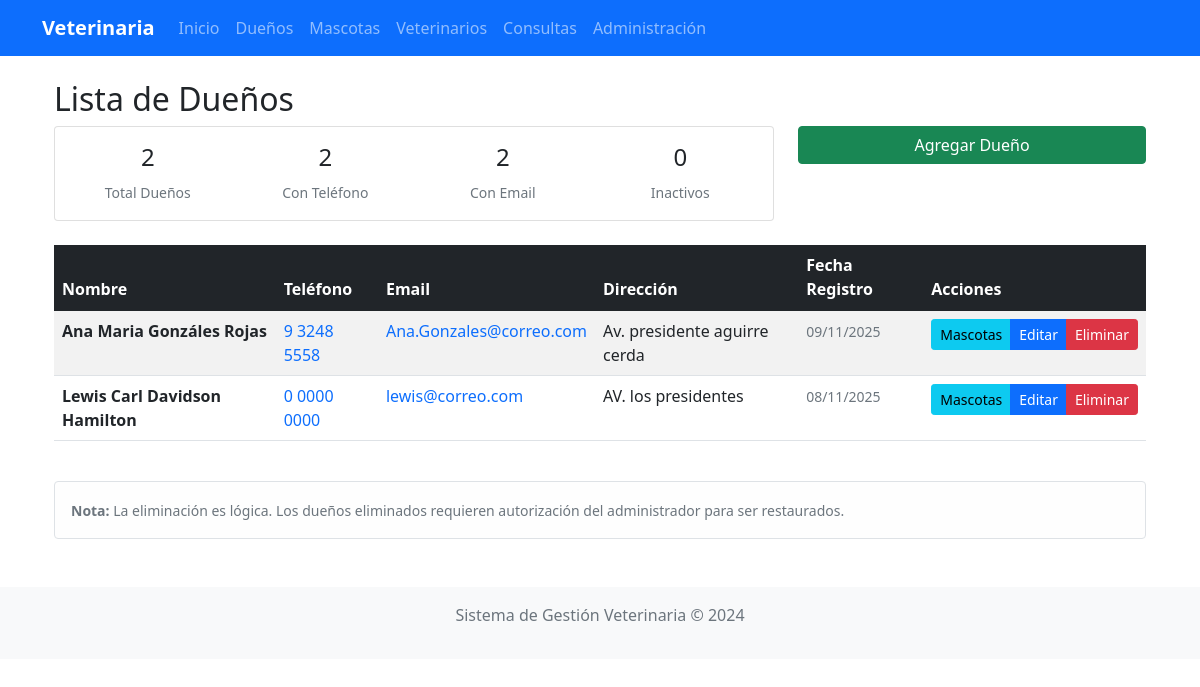
Before: /duenos/ (signed in) with the older database file.
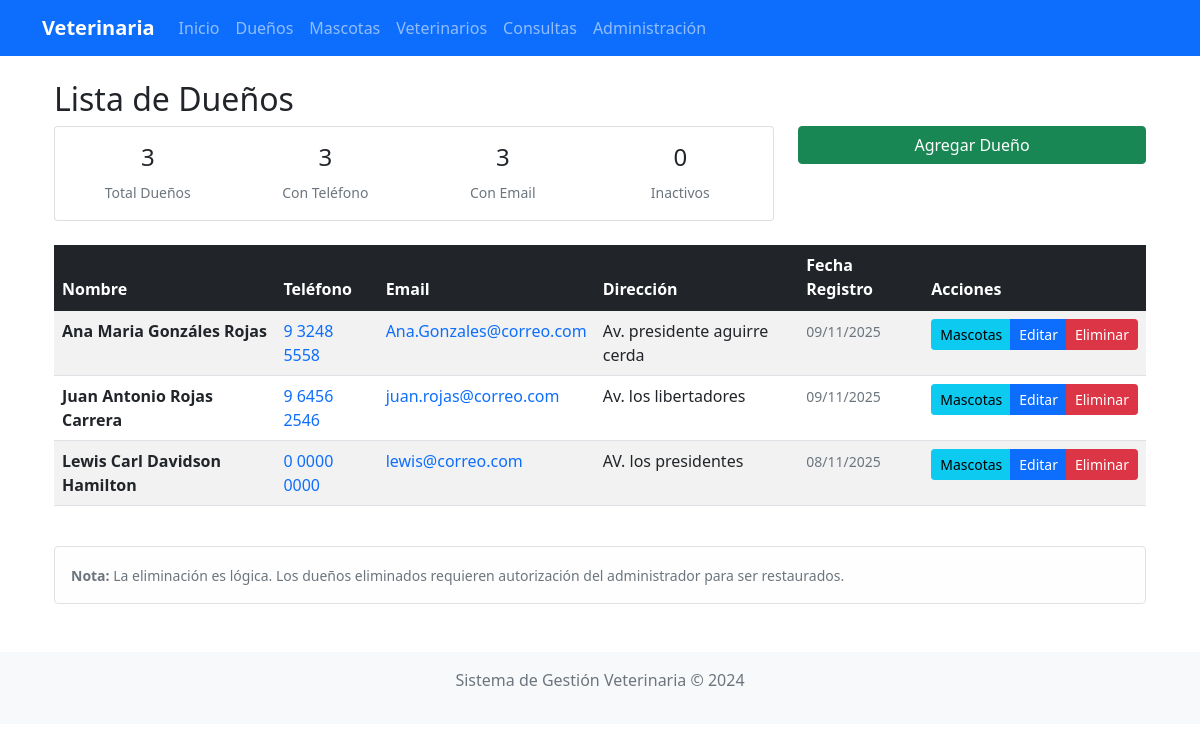
After: the same page with the newer database file.
### clinica/models.py (models this page shows, shortened)
class Persona(models.Model):
    nombre = models.CharField(max_length=100)
    telefono = models.CharField(max_length=20, blank=True, null=True)
    email = models.EmailField(blank=True, null=True)
    class Meta:
        abstract = True

class Dueno(Persona):
    direccion = models.TextField(blank=True, null=True)
    fecha_registro = models.DateTimeField(auto_now_add=True)
    activo = models.BooleanField(default=True)
    fecha_eliminacion = models.DateTimeField(blank=True, null=True)
    objects = SoftDeleteManager()
    class Meta:
        verbose_name_plural = "Dueños"

### clinica/views.py (the view)
# urls.py: path('duenos/', views.lista_duenos, name='lista_duenos'),
@login_required
def lista_duenos(request):
    duenos = Dueno.objects.filter(activo=True).order_by('nombre')
    duenos_con_telefono = Dueno.objects.filter(activo=True).exclude(telefono__isnull=True).exclude(telefono='').count()
    duenos_con_email = Dueno.objects.filter(activo=True).exclude(email__isnull=True).exclude(email='').count()
    duenos_inactivos = Dueno.objects.filter(activo=False).count()
    return render(request, 'clinica/lista_duenos.html', {
        'duenos': duenos,
        'duenos_con_telefono': duenos_con_telefono,
        'duenos_con_email': duenos_con_email,
        'duenos_inactivos': duenos_inactivos
    })

### clinica/models.py (called while the page is built)
    def get_queryset(self):
        return super().get_queryset().filter(activo=True)

### templates/clinica/lista_duenos.html (shortened to what the changed rows need)
{% extends 'base.html' %}
{% block content %}
<div class="container mt-4">
    <h2>Lista de Dueños</h2>
    <div class="row mb-4">
        <div class="col-md-8">
            <div class="card">
                <div class="card-body">
                    <div class="row">
                        <div class="col-md-3">
                            <div class="text-center">
                                <h4>{{ duenos|length }}</h4>
                                <small class="text-muted">Total Dueños</small>
                            </div>
                        </div>
                        <div class="col-md-3">
                            <div class="text-center">
                                <h4>{{ duenos_con_telefono }}</h4>
                                <small class="text-muted">Con Teléfono</small>
                            </div>
                        </div>
                        <div class="col-md-3">
                            <div class="text-center">
                                <h4>{{ duenos_con_email }}</h4>
                                <small class="text-muted">Con Email</small>
                            </div>
                        </div>
                    </div>
                </div>
            </div>
        </div>
    </div>
    {% if duenos %}
        <div class="table-responsive">
            <table class="table table-striped table-hover">
                <thead class="table-dark">
                    <tr>
                        <th>Nombre</th>
                        <th>Teléfono</th>
                        <th>Email</th>
                        <th>Dirección</th>
                        <th>Fecha Registro</th>
                        <th>Acciones</th>
                    </tr>
                </thead>
                <tbody>
                    {% for dueno in duenos %}
                    <tr>
                        <td>
                            <strong>{{ dueno.nombre }}</strong>
                        </td>
                        <td>
                            {% if dueno.telefono %}
                                <a href="tel:{{ dueno.telefono }}" class="text-decoration-none">
                                    {{ dueno.telefono }}
                                </a>
                            {% else %}
                                <span class="text-muted">-</span>
                            {% endif %}
                        </td>
                        <td>
                            {% if dueno.email %}
                                <a href="mailto:{{ dueno.email }}" class="text-decoration-none">
                                    {{ dueno.email }}
                                </a>
                            {% else %}
                                <span class="text-muted">-</span>
                            {% endif %}
                        </td>
                        <td>
                            {% if dueno.direccion %}
                                <span title="{{ dueno.direccion }}">
                                    {{ dueno.direccion|truncatewords:5 }}
                                </span>
                            {% else %}
                                <span class="text-muted">-</span>
                            {% endif %}
                        </td>
                        <td>
                            <small class="text-muted">
                                {{ dueno.fecha_registro|date:"d/m/Y" }}
                            </small>
                        </td>
                        <td>
                            <div class="btn-group" role="group">
                                <a href="{% url 'mascotas_dueno' dueno.id %}"
                                   class="btn btn-info btn-sm"
                                   title="Ver mascotas">
                                    Mascotas
                                </a>
                                <a href="{% url 'editar_dueno' dueno.id %}"
                                   class="btn btn-primary btn-sm"
                                   title="Editar dueño">
                                    Editar
                                </a>
                                <button type="button"
                                        class="btn btn-danger btn-sm"
                                        data-bs-toggle="modal"
                                        data-bs-target="#confirmarEliminar{{ dueno.id }}"
                                        title="Eliminar lógicamente">
                                    Eliminar
                                </button>
                            </div>
                        </td>
                    </tr>
                    {% endfor %}
                </tbody>
            </table>
        </div>
    {% endif %}
</div>
{% endblock %}

Changed rows visible on the page:
added Dueno: nombre "Juan Antonio Rojas Carrera", telefono "9 6456 2546", email "juan.rojas@correo.com", direccion "Av. los libertadores", fecha_registro "09/11/2025"
Other visible differences:
{{ duenos|length }}: "2" → "3"
{{ duenos_con_telefono }}: "2" → "3"
{{ duenos_con_email }}: "2" → "3"
